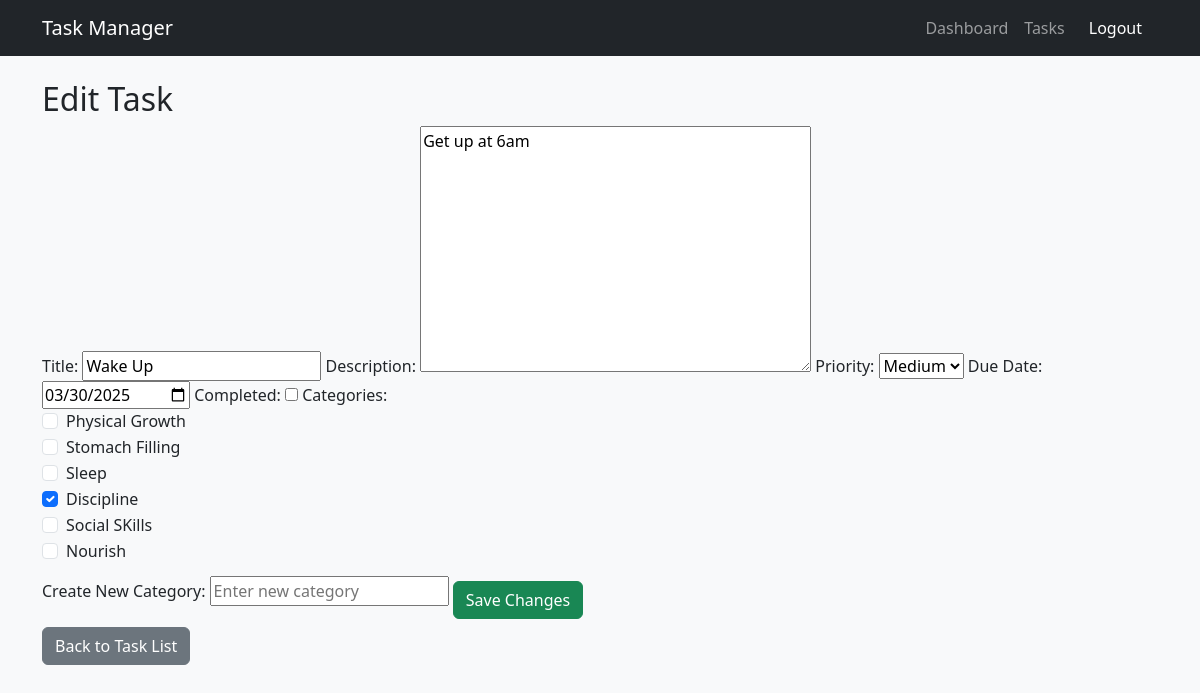
Page /task/edit/7/ (signed in) on the earlier database version.
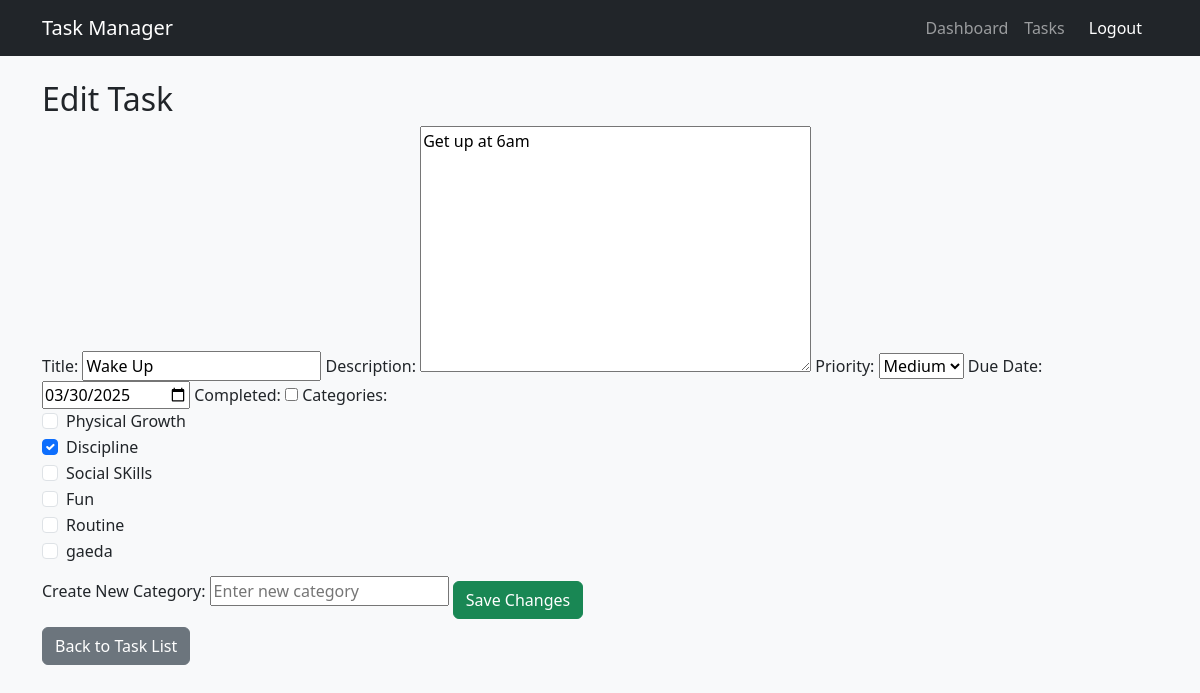
Same page on the later database version.
### tasks/models.py (models this page shows, shortened)
class Category(models.Model):
    user = models.ForeignKey(User, on_delete=models.CASCADE, default=1)
    name = models.CharField(max_length=100)

class Task(models.Model):
    title = models.CharField(max_length=200)
    description = models.TextField(blank=True)
    priority_choices = [('High', 'High'), ('Medium', 'Medium'), ('Low', 'Low')]
    priority = models.CharField(max_length=10, choices=priority_choices, default='Medium')
    due_date = models.DateField(null=True, blank=True)
    completed = models.BooleanField(default=False)
    user = models.ForeignKey(User, on_delete=models.CASCADE)
    categories = models.ManyToManyField(Category, blank=True)

### tasks/views.py (the view)
# urls.py: path("task/edit/<int:task_id>/", edit_task, name="edit_task"),
@login_required
def edit_task(request, task_id):
    task = get_object_or_404(Task, id=task_id, user=request.user)
    categories = Category.objects.all()  # Fetch all categories
    if request.method == "POST":
        form = TaskForm(request.POST, instance=task)
        if form.is_valid():
            updated_task = form.save(commit=False)
            updated_task.save()
            if "categories" in form.cleaned_data:
                selected_categories = form.cleaned_data["categories"]
                updated_task.categories.set(selected_categories)  # ✅ Update categories properly
            new_category_name = form.cleaned_data.get("new_category")
            if new_category_name:
                category, created = Category.objects.get_or_create(name=new_category_name)
                updated_task.categories.add(category)
            return redirect("task_list")
    else:
        form = TaskForm(instance=task)
    return render(request, "tasks/edit_task.html", {"form": form, "categories": categories, "task": task})

### tasks/forms.py (shortened to what this page needs)
class TaskForm(forms.ModelForm):
    categories = forms.ModelMultipleChoiceField(
        queryset=Category.objects.all(),
        widget=forms.CheckboxSelectMultiple,
        required=False
    )
    new_category = forms.CharField(
        max_length=100,
        required=False,
        label="New Category"
    )
    class Meta:
        model = Task
        fields = ['title', 'description', 'priority', 'due_date', 'completed', 'categories']
        widgets = {
            'due_date': forms.DateInput(attrs={'type': 'date'})
        }

### tasks/templates/tasks/edit_task.html (shortened to what this page needs)
{% extends 'tasks/base.html' %}
{% block content %}
<h2>Edit Task</h2>
<form method="POST">
    <label>Title:</label> {{ form.title }}
    <label>Description:</label> {{ form.description }}
    <label>Priority:</label> {{ form.priority }}
    <label>Due Date:</label> {{ form.due_date }}
    <label>Completed:</label> {{ form.completed }}
    <label>Categories:</label>
    <div>
        {% for category in categories %}
            <div class="form-check">
                <input class="form-check-input" type="checkbox" name="categories" value="{{ category.id }}"
                    {% if category in task.categories.all %} checked {% endif %}>
                <label class="form-check-label">
                    {{ category.name }}
                </label>
            </div>
        {% endfor %}
    </div>
    <label for="new_category">Create New Category:</label>
    <input type="text" name="new_category" id="new_category" placeholder="Enter new category">
    <button type="submit" class="btn btn-success mt-3">Save Changes</button>
</form>
<a href="{% url 'task_list' %}" class="btn btn-secondary mt-2">Back to Task List</a>
{% endblock %}

Differences in the rows shown:
removed Category: name "Stomach Filling"
removed Category: name "Sleep"
removed Category: name "Nourish"
added Category: name "Fun"
added Category: name "Routine"
added Category: name "gaeda"
